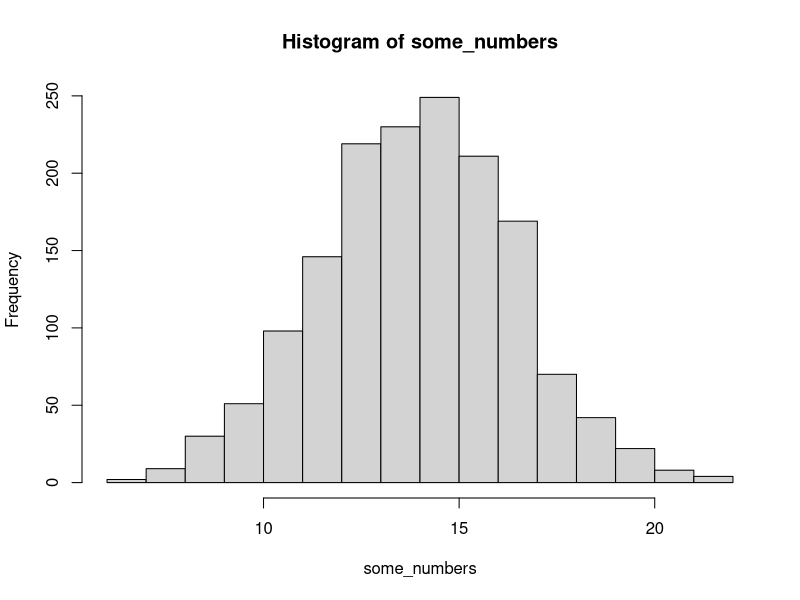
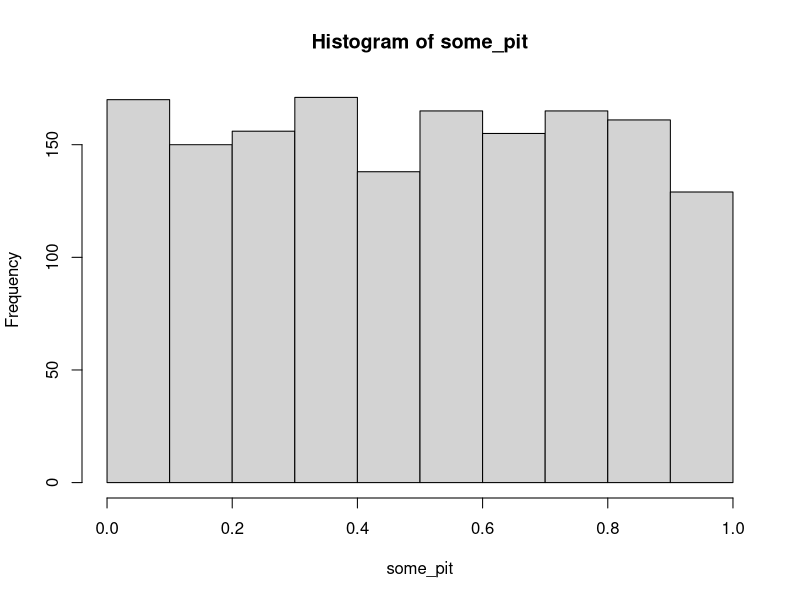
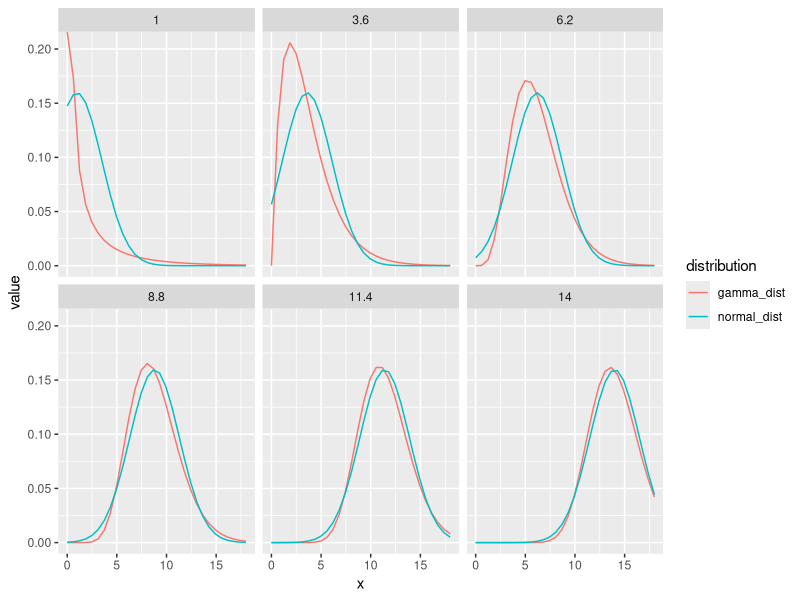
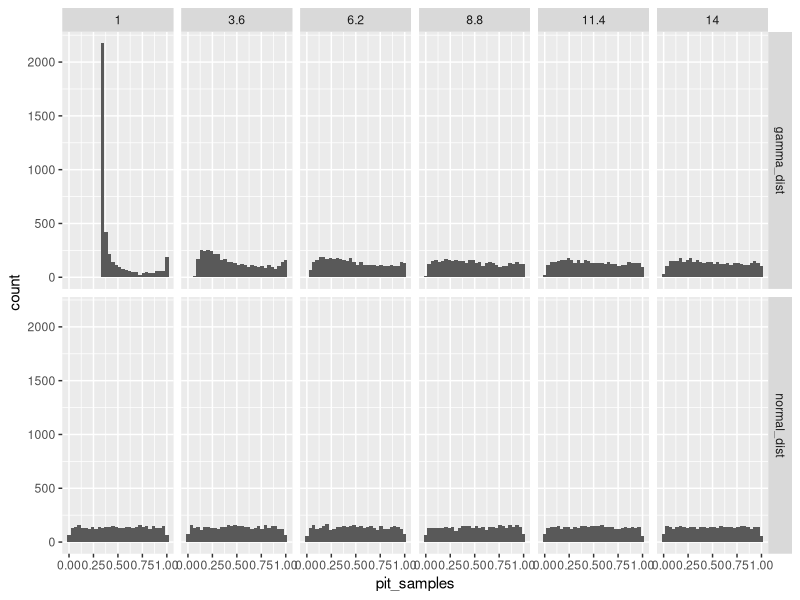
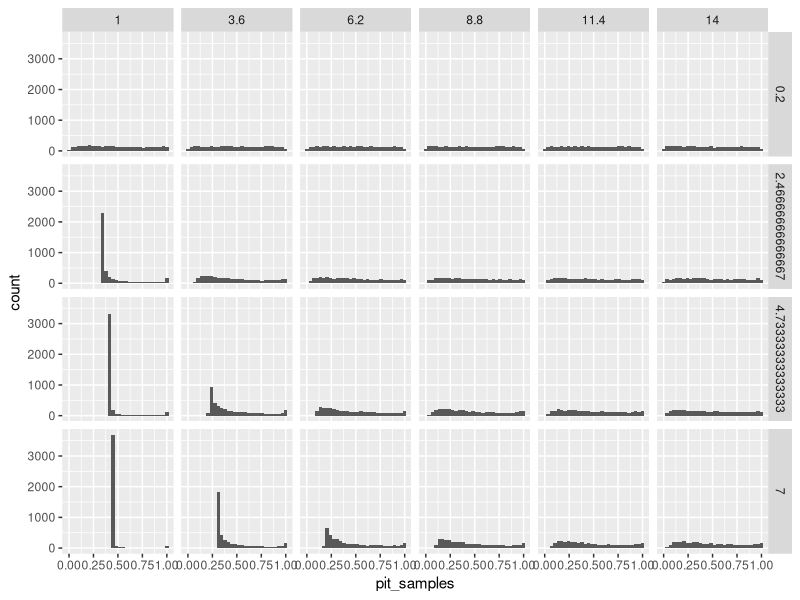
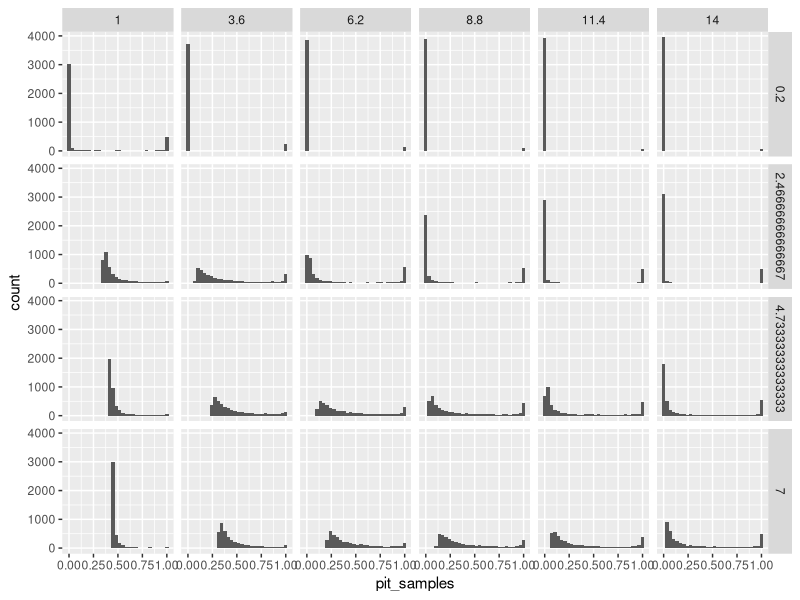

These figures' R source, in order:
## ---- chunk 1
some_numbers <- rnorm(1560, mean = 14, sd = 2.5)
hist(some_numbers)
## ---- chunk 2
some_pit <- pnorm(some_numbers, mean = 14, sd = 2.5)
hist(some_pit)
## ---- chunk 3
library(tidyverse)
n <- 4000
tibble(meanval = seq(from = 1, to = 14, length.out = 6),
       sd = 2.5) |> 
  expand_grid(x = seq(from = 0, to = 18, length.out = 30)) |>
  mutate(normal_dist = dnorm(x, mean = meanval, sd = sd),
         gamma_dist = dgamma(x, 
                        shape = meanval^2/sd^2,
                        rate = meanval/sd^2)) |> 
  pivot_longer(ends_with("dist"), 
               names_to = "distribution",
               values_to = "value") |> 
  ggplot(aes(x = x, y = value, colour = distribution)) + 
  geom_line()  +
  facet_wrap(~meanval)

## ---- chunk 4
n <- 4000
tibble(meanval = seq(from = 1, to = 14, length.out = 6),
       sd = 2.5) |> 
  rowwise() |>
  mutate(normal_dist = list(rnorm(n, mean = meanval, sd = sd)),
         gamma_dist = list(rgamma(n, 
                        shape = meanval^2/sd^2,
                        rate = meanval/sd^2))) |> 
  pivot_longer(ends_with("dist"), 
               names_to = "distribution",
               values_to = "samples") |> 
  rowwise() |> 
  mutate(pit_samples = list(pnorm(samples, mean = meanval, sd = sd))) |> 
  select(-samples) |> 
  # filter(distribution == "gamma_dist") |> 
  unnest(pit_samples) |> 
  ggplot(aes(x = pit_samples)) + 
  geom_histogram() + 
  facet_grid(distribution~meanval)
## ---- chunk 5
n <- 4000
expand_grid(meanval = seq(from = 1, to = 14, length.out = 6),
       sdval = seq(from = .2, to = 7, length.out = 4)) |> 
  rowwise() |>
  mutate(gamma_dist = list(rgamma(n, 
                        shape = meanval^2/sdval^2,
                        rate = meanval/sdval^2))) |> 
  rowwise() |> 
  mutate(pit_samples = list(
    pnorm(gamma_dist,
          mean = meanval,
          sd = sdval))) |> 
  select(-gamma_dist) |> 
  # filter(distribution == "gamma_dist") |> 
  unnest(pit_samples) |> 
  ggplot(aes(x = pit_samples)) + 
  geom_histogram() + 
  facet_grid(sdval~meanval)
## ---- chunk 6
n <- 4000
expand_grid(meanval = seq(from = 1, 
                          to = 14, 
                          length.out = 6),
       sdval = seq(from = .2, 
                   to = 7, 
                   length.out = 4)) |> 
  rowwise() |>
  mutate(
    cf = log(sdval/meanval)^2 + 1,
    lnorm_dist = list(rlnorm(n, 
                        meanlog = log(meanval) - .5*cf, 
                        sdlog = sqrt(cf))
                      )
    )|> 
  rowwise() |> 
  mutate(pit_samples = list(
    pnorm(lnorm_dist,
          mean = meanval,
          sd = sdval)
    # plnorm(lnorm_dist, 
    #        meanlog = log(meanval) - .5*cf, 
    #        sdlog = sqrt(cf))
    )) |> 
  select(-lnorm_dist) |> 
  # filter(distribution == "gamma_dist") |> 
  unnest(pit_samples) |> 
  ggplot(aes(x = pit_samples)) + 
  geom_histogram() + 
  facet_grid(sdval~meanval)
